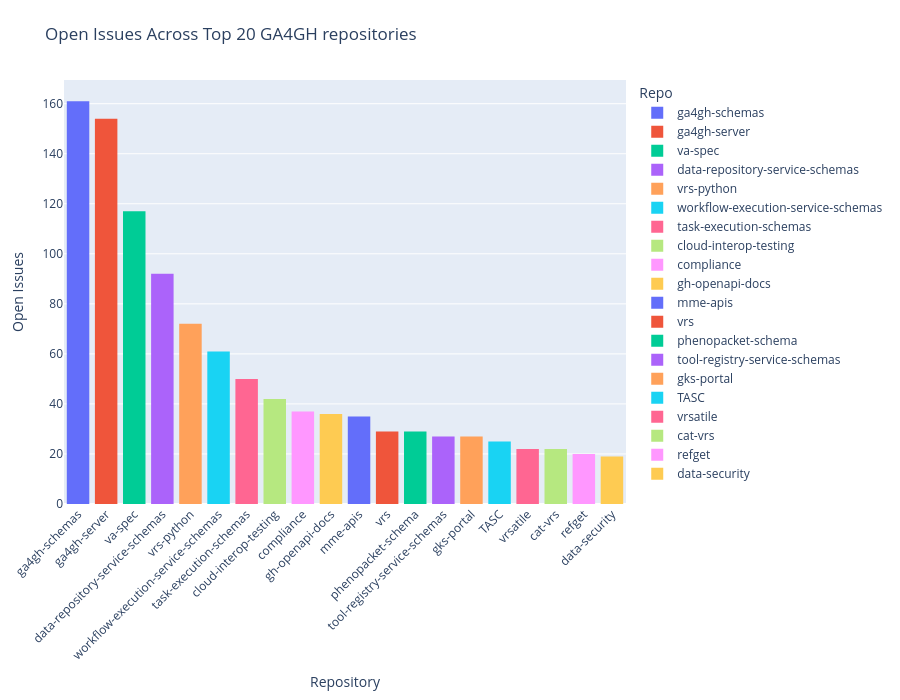

Source (notebook cell):
### Markdown cell above
## Guaging Interest Using Open Issues

One way for users of open source software to speak their mind is to create an open issue in the repo. An open issue is a way for users to directly request new features or changes within a piece of software that can be addressed and tracked publicly by the developers. This allows for open discussion and encourages users to be directly involved and provide feedback from their perspective.

**Disclaimer:** You may note that that "ga4gh-schemas" as well as a few other repos with a high amount of open issues have been retired which means the high open issues may be due to the fact that they are no longer being addressed

### Code cell
# Repos with most open issues
# a bar graph highlighting the 20 repos with the most open issues

GA4GH_repos = get_repos(GH_BASE_URL, repos_list)
GA4GH_repos_names = [repo['name'] for repo in GA4GH_repos]
GA4GH_repos_issues = [repo['open_issues_count'] for repo in GA4GH_repos]

df = pd.DataFrame({"Repo": GA4GH_repos_names, "Open_issues": GA4GH_repos_issues})

df = df.sort_values("Open_issues", ascending=False).reset_index(drop=True)
df = df.head(20)

fig3 = px.bar(
    df,
    x="Repo",
    y="Open_issues",
    title="Open Issues Across Top 20 GA4GH repositories",
    hover_data=["Open_issues"],
    color='Repo'
)

fig3.update_layout(
    xaxis_tickangle=-45,
    margin=dict(l=40, r=20, t=80, b=150),
    xaxis_title="Repository",
    yaxis_title="Open Issues",
    height = 700,
)
fig3.update_traces(marker_line_width=0)

### Figure 1 — Plotly figure (JSON) as saved in the notebook; plotly's stock layout.template omitted (floating-point values rounded to 4 significant figures)
{"data": [{"hovertemplate": "Repo=%{x}<br>Open_issues=%{y}<extra></extra>", "legendgroup": "ga4gh-schemas", "marker": {"color": "#636efa", "line": {"width": 0}, "pattern": {"shape": ""}}, "name": "ga4gh-schemas", "orientation": "v", "showlegend": true, "textposition": "auto", "type": "bar", "x": ["ga4gh-schemas"], "xaxis": "x", "y": [161], "yaxis": "y"}, {"hovertemplate": "Repo=%{x}<br>Open_issues=%{y}<extra></extra>", "legendgroup": "ga4gh-server", "marker": {"color": "#EF553B", "line": {"width": 0}, "pattern": {"shape": ""}}, "name": "ga4gh-server", "orientation": "v", "showlegend": true, "textposition": "auto", "type": "bar", "x": ["ga4gh-server"], "xaxis": "x", "y": [154], "yaxis": "y"}, {"hovertemplate": "Repo=%{x}<br>Open_issues=%{y}<extra></extra>", "legendgroup": "va-spec", "marker": {"color": "#00cc96", "line": {"width": 0}, "pattern": {"shape": ""}}, "name": "va-spec", "orientation": "v", "showlegend": true, "textposition": "auto", "type": "bar", "x": ["va-spec"], "xaxis": "x", "y": [117], "yaxis": "y"}, {"hovertemplate": "Repo=%{x}<br>Open_issues=%{y}<extra></extra>", "legendgroup": "data-repository-service-schemas", "marker": {"color": "#ab63fa", "line": {"width": 0}, "pattern": {"shape": ""}}, "name": "data-repository-service-schemas", "orientation": "v", "showlegend": true, "textposition": "auto", "type": "bar", "x": ["data-repository-service-schemas"], "xaxis": "x", "y": [92], "yaxis": "y"}, {"hovertemplate": "Repo=%{x}<br>Open_issues=%{y}<extra></extra>", "legendgroup": "vrs-python", "marker": {"color": "#FFA15A", "line": {"width": 0}, "pattern": {"shape": ""}}, "name": "vrs-python", "orientation": "v", "showlegend": true, "textposition": "auto", "type": "bar", "x": ["vrs-python"], "xaxis": "x", "y": [72], "yaxis": "y"}, {"hovertemplate": "Repo=%{x}<br>Open_issues=%{y}<extra></extra>", "legendgroup": "workflow-execution-service-schemas", "marker": {"color": "#19d3f3", "line": {"width": 0}, "pattern": {"shape": ""}}, "name": "workflow-execution-service-schemas", "orientation": "v", "showlegend": true, "textposition": "auto", "type": "bar", "x": ["workflow-execution-service-schemas"], "xaxis": "x", "y": [61], "yaxis": "y"}, {"hovertemplate": "Repo=%{x}<br>Open_issues=%{y}<extra></extra>", "legendgroup": "task-execution-schemas", "marker": {"color": "#FF6692", "line": {"width": 0}, "pattern": {"shape": ""}}, "name": "task-execution-schemas", "orientation": "v", "showlegend": true, "textposition": "auto", "type": "bar", "x": ["task-execution-schemas"], "xaxis": "x", "y": [50], "yaxis": "y"}, {"hovertemplate": "Repo=%{x}<br>Open_issues=%{y}<extra></extra>", "legendgroup": "cloud-interop-testing", "marker": {"color": "#B6E880", "line": {"width": 0}, "pattern": {"shape": ""}}, "name": "cloud-interop-testing", "orientation": "v", "showlegend": true, "textposition": "auto", "type": "bar", "x": ["cloud-interop-testing"], "xaxis": "x", "y": [42], "yaxis": "y"}, {"hovertemplate": "Repo=%{x}<br>Open_issues=%{y}<extra></extra>", "legendgroup": "compliance", "marker": {"color": "#FF97FF", "line": {"width": 0}, "pattern": {"shape": ""}}, "name": "compliance", "orientation": "v", "showlegend": true, "textposition": "auto", "type": "bar", "x": ["compliance"], "xaxis": "x", "y": [37], "yaxis": "y"}, {"hovertemplate": "Repo=%{x}<br>Open_issues=%{y}<extra></extra>", "legendgroup": "gh-openapi-docs", "marker": {"color": "#FECB52", "line": {"width": 0}, "pattern": {"shape": ""}}, "name": "gh-openapi-docs", "orientation": "v", "showlegend": true, "textposition": "auto", "type": "bar", "x": ["gh-openapi-docs"], "xaxis": "x", "y": [36], "yaxis": "y"}, {"hovertemplate": "Repo=%{x}<br>Open_issues=%{y}<extra></extra>", "legendgroup": "mme-apis", "marker": {"color": "#636efa", "line": {"width": 0}, "pattern": {"shape": ""}}, "name": "mme-apis", "orientation": "v", "showlegend": true, "textposition": "auto", "type": "bar", "x": ["mme-apis"], "xaxis": "x", "y": [35], "yaxis": "y"}, {"hovertemplate": "Repo=%{x}<br>Open_issues=%{y}<extra></extra>", "legendgroup": "vrs", "marker": {"color": "#EF553B", "line": {"width": 0}, "pattern": {"shape": ""}}, "name": "vrs", "orientation": "v", "showlegend": true, "textposition": "auto", "type": "bar", "x": ["vrs"], "xaxis": "x", "y": [29], "yaxis": "y"}, {"hovertemplate": "Repo=%{x}<br>Open_issues=%{y}<extra></extra>", "legendgroup": "phenopacket-schema", "marker": {"color": "#00cc96", "line": {"width": 0}, "pattern": {"shape": ""}}, "name": "phenopacket-schema", "orientation": "v", "showlegend": true, "textposition": "auto", "type": "bar", "x": ["phenopacket-schema"], "xaxis": "x", "y": [29], "yaxis": "y"}, {"hovertemplate": "Repo=%{x}<br>Open_issues=%{y}<extra></extra>", "legendgroup": "tool-registry-service-schemas", "marker": {"color": "#ab63fa", "line": {"width": 0}, "pattern": {"shape": ""}}, "name": "tool-registry-service-schemas", "orientation": "v", "showlegend": true, "textposition": "auto", "type": "bar", "x": ["tool-registry-service-schemas"], "xaxis": "x", "y": [27], "yaxis": "y"}, {"hovertemplate": "Repo=%{x}<br>Open_issues=%{y}<extra></extra>", "legendgroup": "gks-portal", "marker": {"color": "#FFA15A", "line": {"width": 0}, "pattern": {"shape": ""}}, "name": "gks-portal", "orientation": "v", "showlegend": true, "textposition": "auto", "type": "bar", "x": ["gks-portal"], "xaxis": "x", "y": [27], "yaxis": "y"}, {"hovertemplate": "Repo=%{x}<br>Open_issues=%{y}<extra></extra>", "legendgroup": "TASC", "marker": {"color": "#19d3f3", "line": {"width": 0}, "pattern": {"shape": ""}}, "name": "TASC", "orientation": "v", "showlegend": true, "textposition": "auto", "type": "bar", "x": ["TASC"], "xaxis": "x", "y": [25], "yaxis": "y"}, {"hovertemplate": "Repo=%{x}<br>Open_issues=%{y}<extra></extra>", "legendgroup": "vrsatile", "marker": {"color": "#FF6692", "line": {"width": 0}, "pattern": {"shape": ""}}, "name": "vrsatile", "orientation": "v", "showlegend": true, "textposition": "auto", "type": "bar", "x": ["vrsatile"], "xaxis": "x", "y": [22], "yaxis": "y"}, {"hovertemplate": "Repo=%{x}<br>Open_issues=%{y}<extra></extra>", "legendgroup": "cat-vrs", "marker": {"color": "#B6E880", "line": {"width": 0}, "pattern": {"shape": ""}}, "name": "cat-vrs", "orientation": "v", "showlegend": true, "textposition": "auto", "type": "bar", "x": ["cat-vrs"], "xaxis": "x", "y": [22], "yaxis": "y"}, {"hovertemplate": "Repo=%{x}<br>Open_issues=%{y}<extra></extra>", "legendgroup": "refget", "marker": {"color": "#FF97FF", "line": {"width": 0}, "pattern": {"shape": ""}}, "name": "refget", "orientation": "v", "showlegend": true, "textposition": "auto", "type": "bar", "x": ["refget"], "xaxis": "x", "y": [20], "yaxis": "y"}, {"hovertemplate": "Repo=%{x}<br>Open_issues=%{y}<extra></extra>", "legendgroup": "data-security", "marker": {"color": "#FECB52", "line": {"width": 0}, "pattern": {"shape": ""}}, "name": "data-security", "orientation": "v", "showlegend": true, "textposition": "auto", "type": "bar", "x": ["data-security"], "xaxis": "x", "y": [19], "yaxis": "y"}], "layout": {"barmode": "relative", "height": 700, "legend": {"title": {"text": "Repo"}, "tracegroupgap": 0}, "margin": {"b": 150, "l": 40, "r": 20, "t": 80}, "title": {"text": "Open Issues Across Top 20 GA4GH repositories"}, "xaxis": {"anchor": "y", "categoryarray": ["ga4gh-schemas", "ga4gh-server", "va-spec", "data-repository-service-schemas", "vrs-python", "workflow-execution-service-schemas", "task-execution-schemas", "cloud-interop-testing", "compliance", "gh-openapi-docs", "mme-apis", "vrs", "phenopacket-schema", "tool-registry-service-schemas", "gks-portal", "TASC", "vrsatile", "cat-vrs", "refget", "data-security"], "categoryorder": "array", "domain": [0, 1], "tickangle": -45, "title": {"text": "Repository"}}, "yaxis": {"anchor": "x", "domain": [0, 1], "title": {"text": "Open Issues"}}}}
